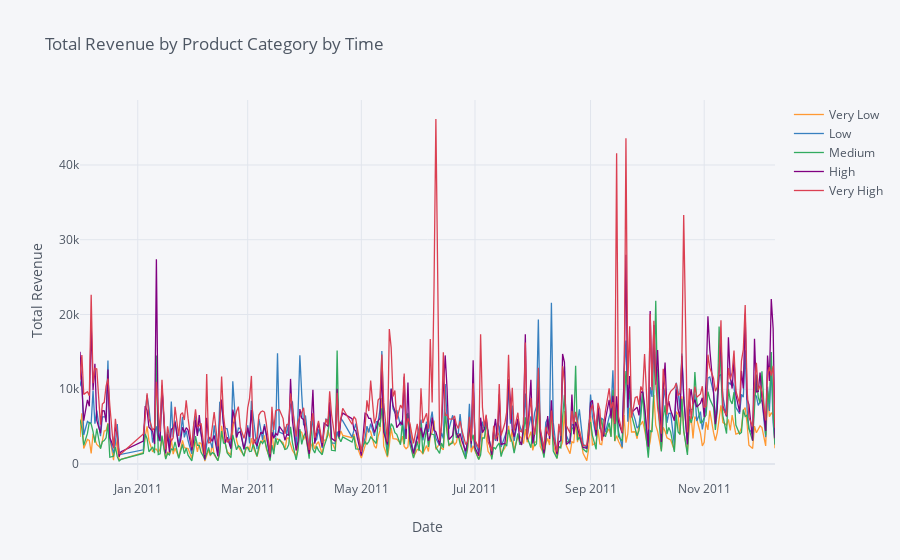

Notebook cell for this chart:
### Code cell
# Plot revenue by product category by date: which product category performs the best (highest revenue) over time
data7 = data5.pivot_table(values='Revenue', columns='PriceCategory', index='Date', aggfunc='sum').rename(columns=str).reset_index()

data7.iplot(kind='line', x='Date', xTitle='Date', yTitle='Total Revenue', 
            title='Total Revenue by Product Category by Time')

### Figure 1 — Plotly figure (JSON) as saved in the notebook; plotly's stock layout.template omitted (floating-point values rounded to 4 significant figures; data arrays with more than 128 entries replaced by an {"elided": "..."} marker saying what was removed)
{"data": [{"line": {"color": "rgba(255, 153, 51, 1.0)", "dash": "solid", "shape": "linear", "width": 1.3}, "mode": "lines", "name": "Very Low", "text": "", "type": "scatter", "x": {"elided": "305 str values"}, "y": {"elided": "305 float values"}}, {"line": {"color": "rgba(55, 128, 191, 1.0)", "dash": "solid", "shape": "linear", "width": 1.3}, "mode": "lines", "name": "Low", "text": "", "type": "scatter", "x": {"elided": "305 str values"}, "y": {"elided": "305 float values"}}, {"line": {"color": "rgba(50, 171, 96, 1.0)", "dash": "solid", "shape": "linear", "width": 1.3}, "mode": "lines", "name": "Medium", "text": "", "type": "scatter", "x": {"elided": "305 str values"}, "y": {"elided": "305 float values"}}, {"line": {"color": "rgba(128, 0, 128, 1.0)", "dash": "solid", "shape": "linear", "width": 1.3}, "mode": "lines", "name": "High", "text": "", "type": "scatter", "x": {"elided": "305 str values"}, "y": {"elided": "305 float values"}}, {"line": {"color": "rgba(219, 64, 82, 1.0)", "dash": "solid", "shape": "linear", "width": 1.3}, "mode": "lines", "name": "Very High", "text": "", "type": "scatter", "x": {"elided": "305 str values"}, "y": {"elided": "305 float values"}}], "layout": {"legend": {"bgcolor": "#F5F6F9", "font": {"color": "#4D5663"}}, "paper_bgcolor": "#F5F6F9", "plot_bgcolor": "#F5F6F9", "title": {"font": {"color": "#4D5663"}, "text": "Total Revenue by Product Category by Time"}, "xaxis": {"gridcolor": "#E1E5ED", "showgrid": true, "tickfont": {"color": "#4D5663"}, "title": {"font": {"color": "#4D5663"}, "text": "Date"}, "zerolinecolor": "#E1E5ED"}, "yaxis": {"gridcolor": "#E1E5ED", "showgrid": true, "tickfont": {"color": "#4D5663"}, "title": {"font": {"color": "#4D5663"}, "text": "Total Revenue"}, "zerolinecolor": "#E1E5ED"}}}
